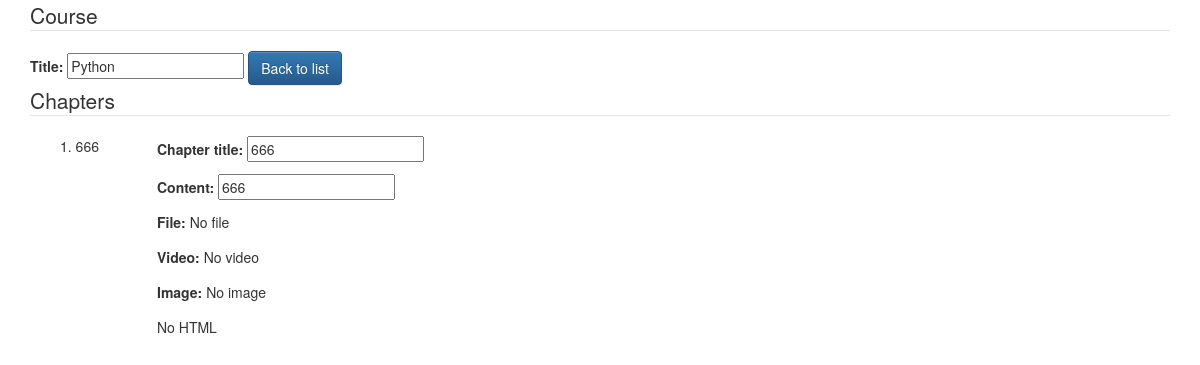
Before: /course/course/1/ with the older database file.
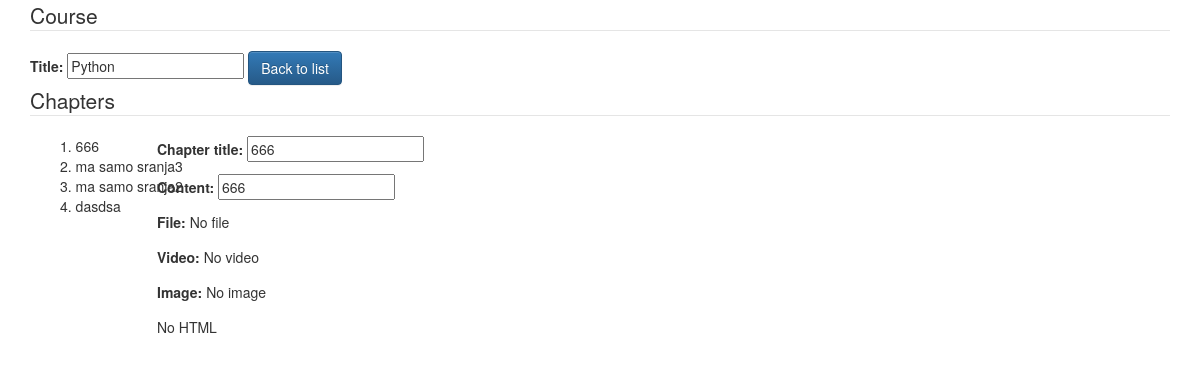
After: the same page with the newer database file.
### course/models.py (models this page shows, shortened)
class Course(models.Model):
	user = models.ForeignKey(settings.AUTH_USER_MODEL, blank=True, null=True)
	title = models.CharField(max_length=255,)
	class Meta:
		permissions = (
			('can_view', 'Can View'),
			('can_modify', 'Can Modify'),
			('can_create', 'Can Create'),
			('can_delete', 'Can Delete'),
			('can_list', 'Can See List'),
			)

class CourseChapter(models.Model):
	subtitle = models.CharField(max_length=255,)
	content = models.CharField(max_length=255,)
	course = models.ForeignKey(Course, blank=True)#, on_delete=models.CASCADE, related_name="course_chapters"#)
	upload = models.FileField(upload_to=upload_location, blank=True)
	video = EmbedVideoField(blank=True)
	image = models.ImageField(upload_to=upload_location, blank=True)
	html = RichTextField(blank=True,)

### course/views.py (the view)
# urls.py: url(r'^course/(?P<pk>\d+)/$', course.views.DetailCourseView.as_view(),
class DetailCourseView(DetailView):
	model = Course
	template_name = 'course/course_view.html'
	def get_context_data(self, **kwargs):
		context = super(DetailCourseView, self).get_context_data(**kwargs)
		context['course_form'] = CourseForm
		context['chapter_form'] = CourseChapterForm
		context['chapters'] = CourseChapter.objects.filter(course_id=self.get_object().id)
		return  context

### templates/course/course_view.html (shortened to what this page needs)
{% extends "base.html" %}
{% load embed_video_tags %}
{% block content %}
<legend>Course</legend>
<div id="course">
	<label for="id_title">Title:</label>
	<input id="id_title" maxlength="255" name="title" type="text" value="{{course.title}}">
<a class="btn btn-primary" href="{% url "courses-list" %}">Back to list</a>
</div>
<legend>Chapters</legend>
<div id="chapter_wrapper" class="col-xs-12 col-md-12">
{% for chapter in chapters %}
	<div id="chapter_nav-{{ forloop.counter }}" class="chapter_nav col-xs-3 col-md-3">{{ forloop.counter }}. {{chapter.subtitle}} </div>
	<div id="chapter-{{ forloop.counter }}" class="chapters_view col-xs-9 col-md-9" style="display:none;">
		<p><label for="id_subtitle">Chapter title:</label>
		<input id="id_subtitle" maxlength="255" name="subtitle" type="text" value="{{chapter.subtitle}} "></p>
		<p><label for="id_content">Content:</label>
		<input id="id_content" maxlength="255" name="content" type="text" value="{{chapter.content}} "></p>
		<p><label for="id_upload">File:</label>
		{% if chapter.upload %}
			<a href="/media/{{chapter.upload}}">view</a>
      	{% else %}
        	No file
      	{% endif %}
      	</p>
      	<p>
      	<label for="id_video">Video:</label>
      	{% if chapter.video %}
			{% video chapter.video 'small' %}
		{% else %}
		No video
		{% endif %}
		</p>
		<p>
      <label for="id_image">Image:</label>
      {% if chapter.image %}
      	<img src="{{chapter.image.url}}">
      {% else %}
      No image
      {% endif %}
    	</p>
    {% if chapter.html %}
    	<p><label for="id_html">HTML:</label>
      {{chapter.html|safe}}
      </p>
      {% else %}
      No HTML
      {% endif %}
	</div>
	<br>
{% endfor %}
</div>
{% endblock content %}

### templates/base.html (shortened to what this page needs)
{% load staticfiles %}
{% load wysiwyg %}
<!DOCTYPE html>
<html>
<head>
	<link rel="stylesheet" href="https://maxcdn.bootstrapcdn.com/bootstrap/3.3.6/css/bootstrap.min.css">
	<link rel="stylesheet" href="https://maxcdn.bootstrapcdn.com/bootstrap/3.3.6/css/bootstrap-theme.min.css">
	<link rel='stylesheet' href='{% static "css/base.css" %}' />
</head>
<body>
	<div class='container'>
	{% block content %}
	{% endblock content %}
	</div>
</body>
</html>

### static/css/base.css (style rules this page uses)
.chapters_view { position: absolute; left: 8em; top: 0em; }
#chapter_wrapper { display: inline-block; width: 100% }

Changed rows visible on the page:
now on this page (row edited): CourseChapter: subtitle "ma samo sranja3"
now on this page (row edited): CourseChapter: subtitle "ma samo sranja2"
added CourseChapter: subtitle "dasdsa"
